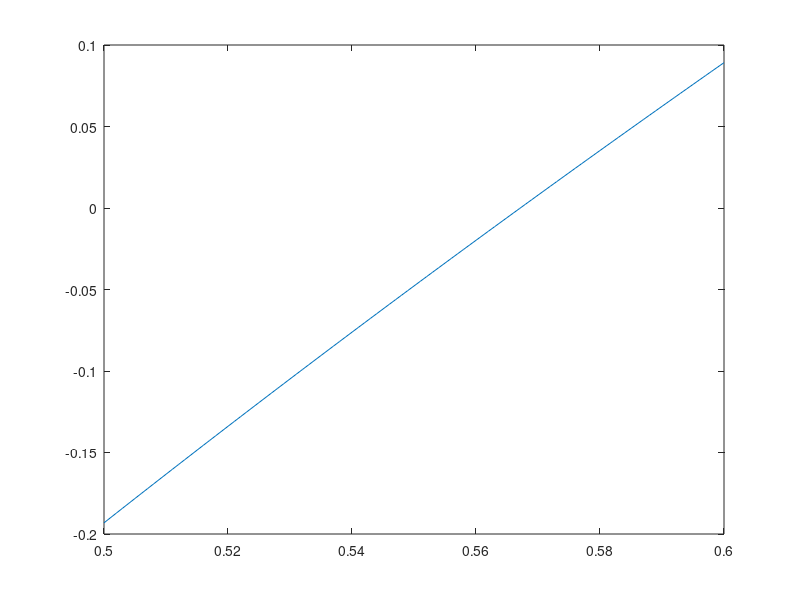

MATLAB code for this plot: (Note: this script raises an error after producing the figure.)
clear all
close all
clc

%% Ejercicio 6
% Aplicar el método de Newton a la función f = x + Log(x)

% Declaramos la funcion
f = @(x) x + log(x);
g = @(x) 1 + x.^-1;

%% Vamos a buscar primero un candidato a cero
x = 0.5:0.001:0.6;
y = f(x);
figure;
plot(x,y)

%% Hacemos una prueba
x0 = 0.5; t = 1e-4; nmax = 1000;

[c, n] = newton(f, g, x0, t, nmax);

% Mostramos el resultado
c, n
% Fin del programa